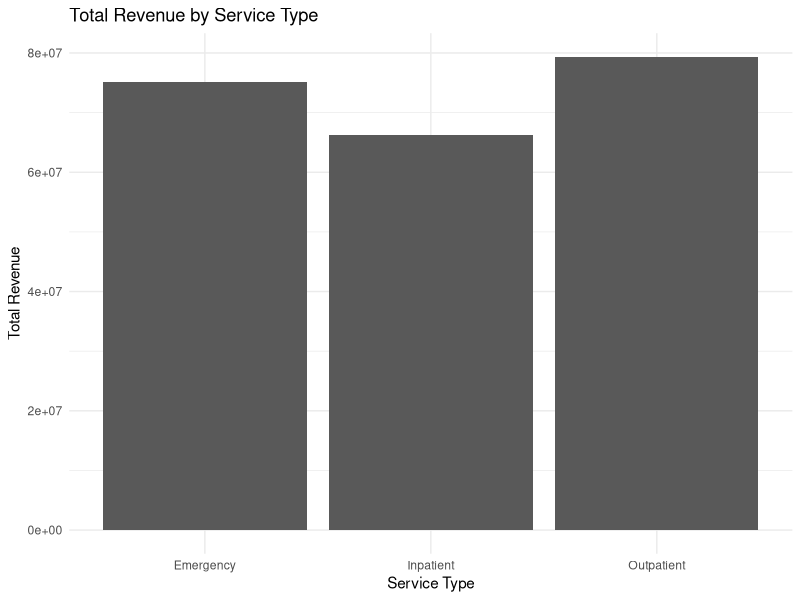
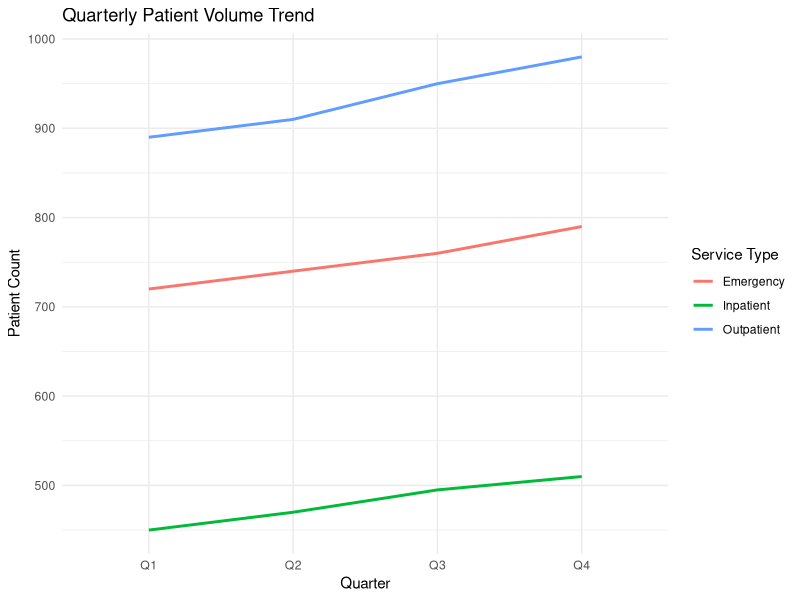

Reproduce these figures in R, in order.
# Healthcare Utilization & Revenue Trend Analysis
# Author: Hadana Haile

library(ggplot2)
library(dplyr)
library(readr)

# Load cleaned dataset
df <- read_csv("data/cleaned_dataset.csv")

# Summarize by service type
summary_by_service <- df %>%
  group_by(ServiceType) %>%
  summarise(
    TotalPatients = sum(PatientCount),
    TotalRevenue = sum(Revenue),
    AvgRevenuePerPatient = TotalRevenue / TotalPatients
  ) %>%
  arrange(desc(TotalRevenue))

print(summary_by_service)

# Visualization 1: Total revenue by service type
ggplot(summary_by_service, aes(x = ServiceType, y = TotalRevenue)) +
  geom_col() +
  theme_minimal() +
  labs(
    title = "Total Revenue by Service Type",
    x = "Service Type",
    y = "Total Revenue"
  )

# Visualization 2: Quarterly patient volume trend by service type
ggplot(df, aes(x = Quarter, y = PatientCount, group = ServiceType, color = ServiceType)) +
  geom_line(linewidth = 1) +
  theme_minimal() +
  labs(
    title = "Quarterly Patient Volume Trend",
    x = "Quarter",
    y = "Patient Count",
    color = "Service Type"
  )
